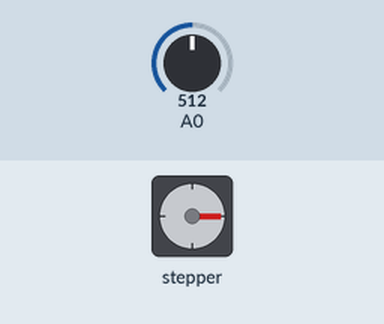
Recording of a sketch running on a simulated Arduino Uno, built with avr-gcc and run on an emulated ATmega328P. On the bench: stepper motor. The test bench sets the inputs (shaded band); at power-on: A0 = 512. Stepper angles assume 2048 steps per turn.

Above: at 5.6 s.
5.7 s: A0 set to 716
At 8.4 s:
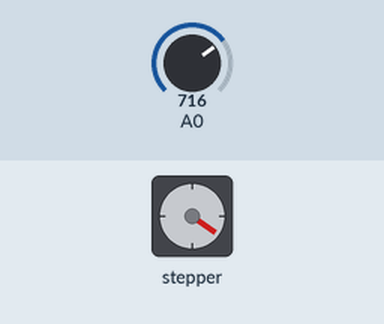
8.7 s: A0 set to 1023
At 11.64 s:
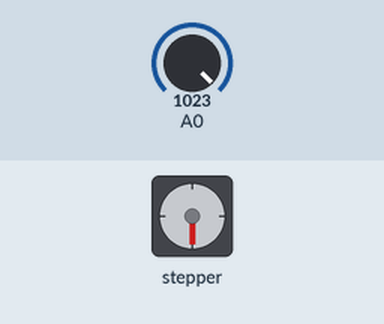
11.7 s: A0 set to 900
At 14.1 s:
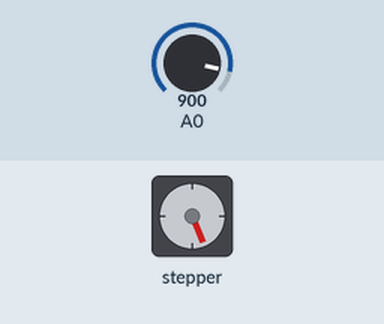
14.7 s: A0 set to 511
At 17.27 s:
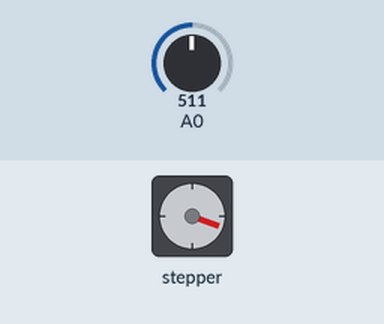
17.7 s: A0 set to 306
Timing chart, 0 to 21.7 s (numbered marks = the images above; inputs shaded):
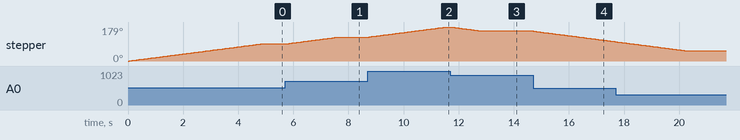

Measured:
- after the input at 5.7 s, stepper: turns 35° clockwise in 1.8 s, starting at once
- after the input at 8.7 s, stepper: keeps turning clockwise at about 19°/s, starting at once
- after the input at 11.7 s, stepper: turns 21° counter-clockwise in 1.1 s, starting at once
- after the input at 14.7 s, stepper: keeps turning counter-clockwise at about 19°/s, starting at once
- by itself, stepper: turns 90° clockwise in 4.8 s

The sketch:

L17.ino
```cpp
//入门17示例: 步进电机
/*
   描述:使用电位器控制步进电机
   by www.naozhendang.com
*/
#include <Stepper.h>
#define STEPS 64         //设置步进电机的一周的步数
Stepper stepper(STEPS, 8, 10, 9, 11);   //创建步进电机的对象实例

int previous = 0;

void setup(){
  stepper.setSpeed(100); // 设置步进电机的转速为100PRM
}

void loop(){
  int val = analogRead(0); //获取电位器的读数

  stepper.step(val - previous); //步进电机前进到目标位置

  previous = val; // 储存当前读数，为下次计算做准备
}
```
